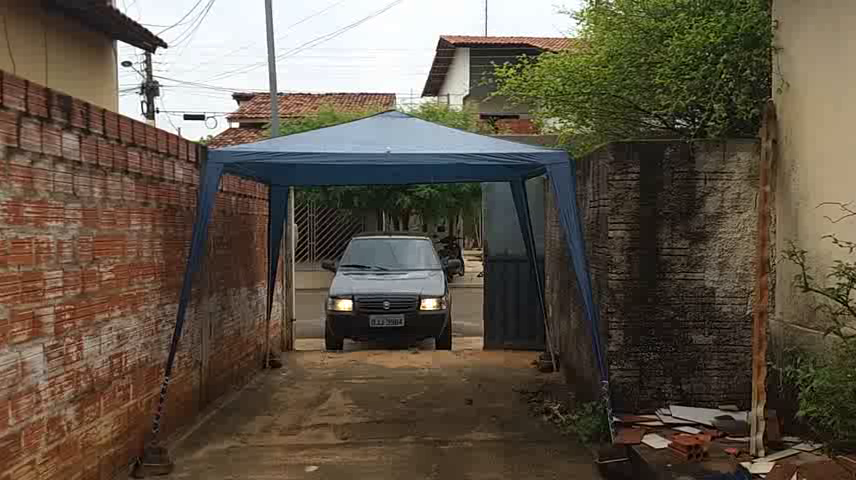
#> input picture frame 50 of resource/video480p.mp4, 856 x 480 px
$ python DetectionCar.py
#> lines starting #> are read from the running program, lines starting #| are printed output that depends on the picture; after the words box and inside, x2 and y2 are one past the last pixel; in counts of white or black regions, pixels touching at a corner belong together
import cv2

video_src = 'resource/video480p.mp4'

cap = cv2.VideoCapture(video_src)
car_cascade = cv2.CascadeClassifier('cascades/cars.xml')

while True:

    ret, img = cap.read()
#> img is the input picture: shape (480, 856, 3); mean B, G, R 72.1, 85.9, 96.3

    if type(img) == type(None):
        break

    gray = cv2.cvtColor(img, cv2.COLOR_BGR2GRAY)
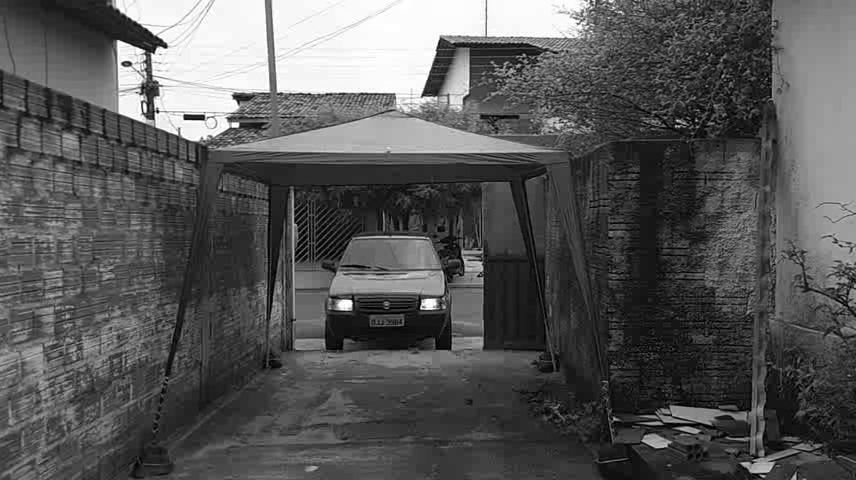
#> gray: shape (480, 856); min 0, max 255, mean 87.4
    cars = car_cascade.detectMultiScale(gray, 1.1, 1)
#> cars = [[173, 93, 41, 41], [290, 206, 198, 198]]

    for (x, y, w, h) in cars:
        cv2.rectangle(img, (x, y), (x + w, y + h), (0, 0, 255), 2)
#> this loop made 2 passes
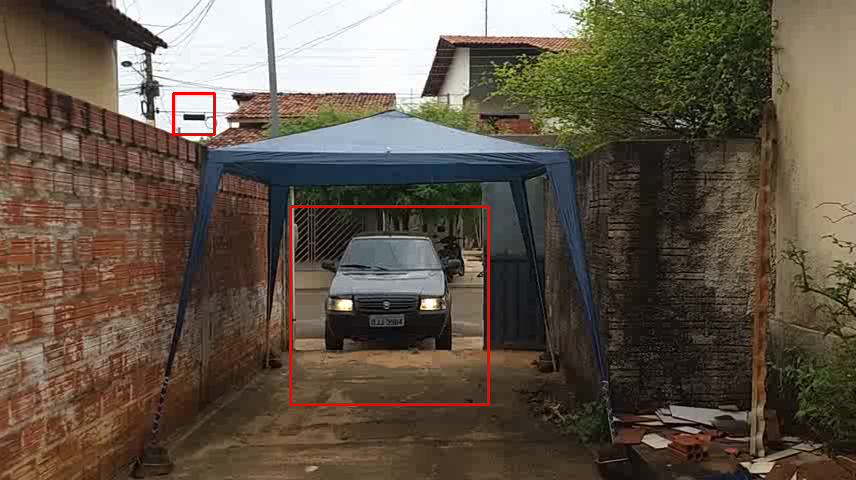
#> img: shape (480, 856, 3); 0.7% of pixels changed, all inside (x1, y1, x2, y2) = (172, 92, 490, 406)

    cv2.imshow('video-car', img)

    if cv2.waitKey(33) == 27:
#> (key Esc is pressed here)
        break

cv2.destroyAllWindows()

$ run again, starting later in the video
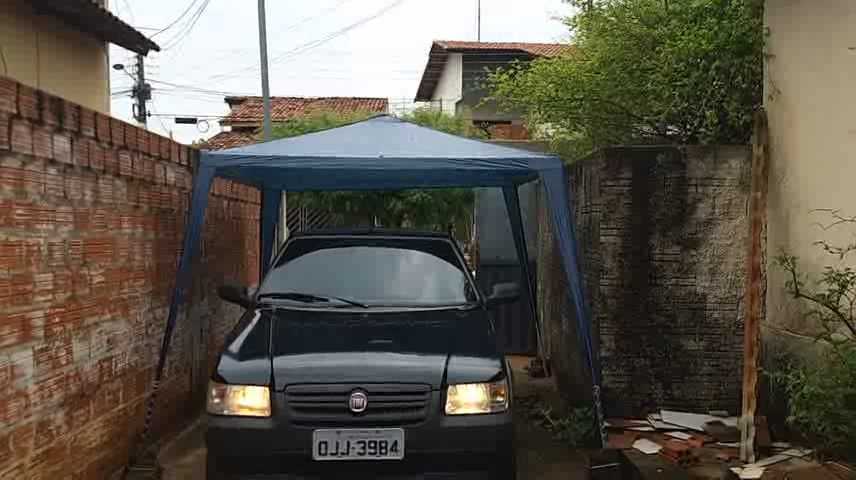
#> input picture frame 225 of resource/video480p.mp4, 856 x 480 px
#> img is the input picture: shape (480, 856, 3); mean B, G, R 75.3, 86.6, 92.1
#> `gray = cv2.cvtColor(img, cv2.COLOR_BGR2GRAY)`:
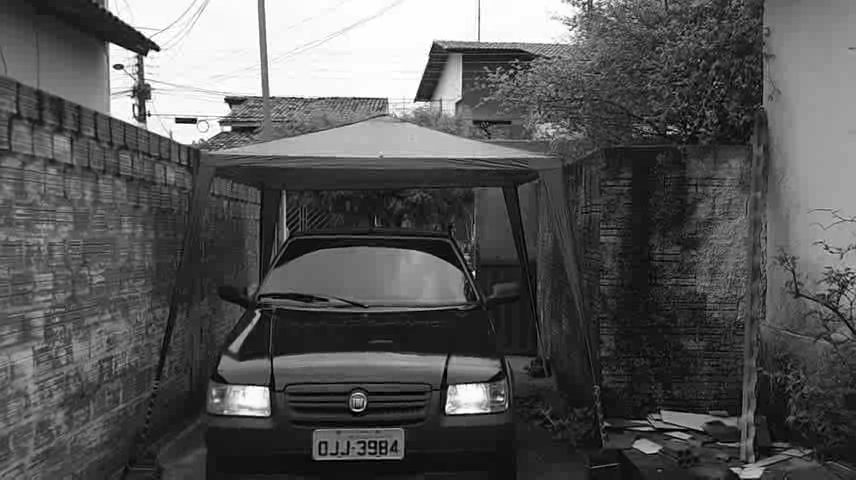
#> gray: shape (480, 856); min 0, max 255, mean 86.9
#> cars = [[166, 96, 40, 40]]
#> the loop `for (x, y, w, h) in cars:` made 1 pass
#> after the loop `for (x, y, w, h) in cars:`:
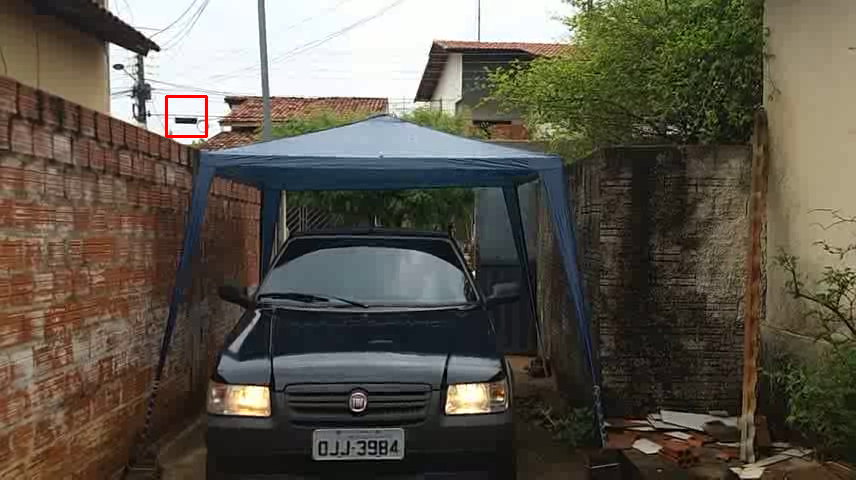
#> img: shape (480, 856, 3); 0.12% of pixels changed, all inside (x1, y1, x2, y2) = (165, 95, 208, 138)

$ run again, starting later in the video
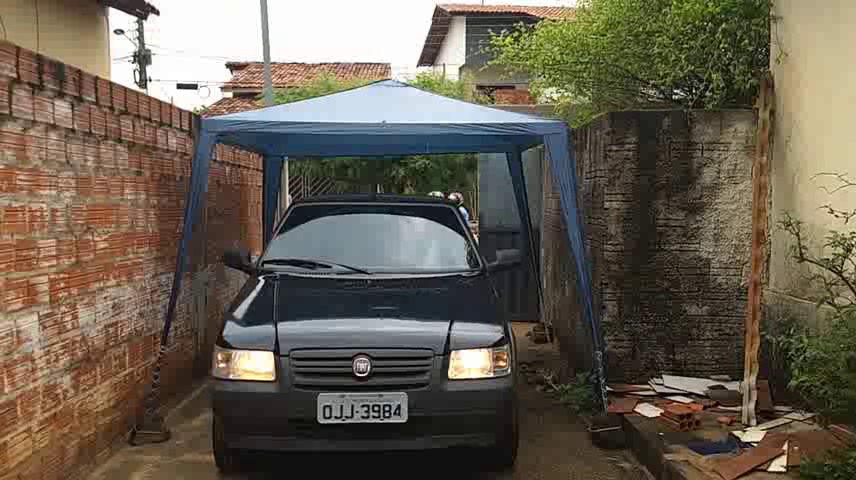
#> input picture frame 400 of resource/video480p.mp4, 856 x 480 px
#> img is the input picture: shape (480, 856, 3); mean B, G, R 81.4, 95, 103.7
#> `gray = cv2.cvtColor(img, cv2.COLOR_BGR2GRAY)`:
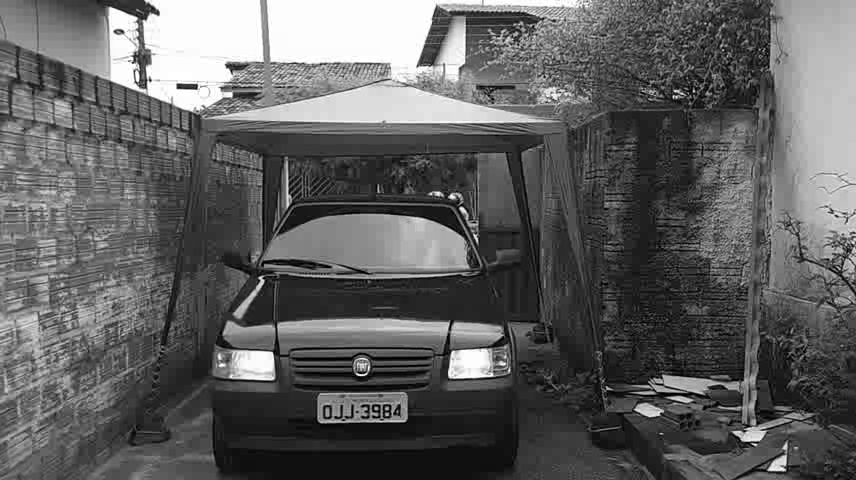
#> gray: shape (480, 856); min 0, max 255, mean 96
#> cars = [[167, 62, 39, 39]]
#> the loop `for (x, y, w, h) in cars:` made 1 pass
#> after the loop `for (x, y, w, h) in cars:`:
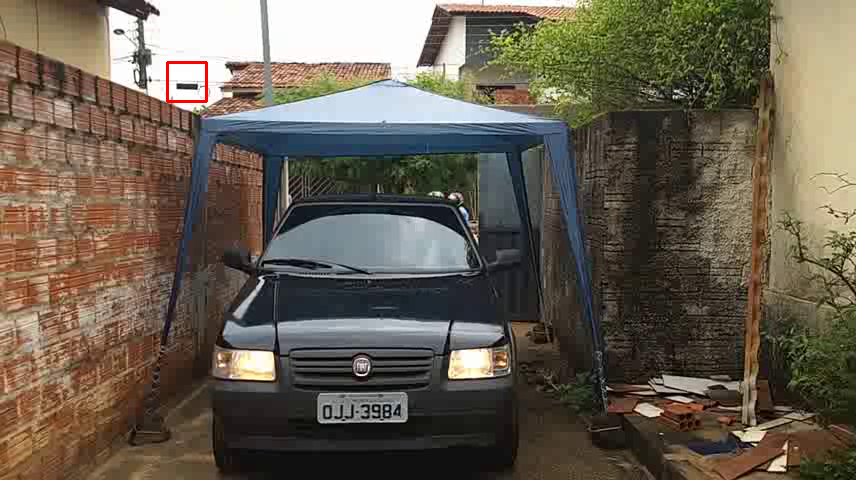
#> img: shape (480, 856, 3); 0.11% of pixels changed, all inside (x1, y1, x2, y2) = (166, 61, 208, 103)
